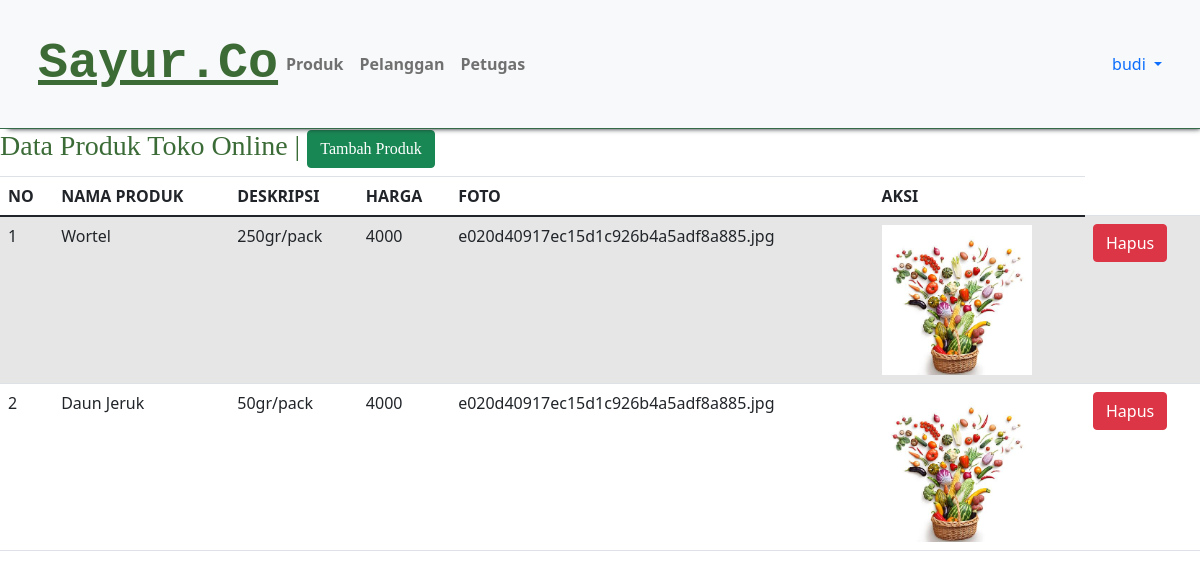
The page /admin/tampil_produk.php (signed in) on the database its author committed.
### tables this page shows
CREATE TABLE `produk` (
  `id_produk` int(11) NOT NULL,
  `nama_produk` varchar(100) NOT NULL,
  `deskripsi` text NOT NULL,
  `harga` int(11) NOT NULL,
  `foto` varchar(255) NOT NULL
);

### admin/tampil_produk.php (the view, shortened to what this page needs)
<html>
    <head>
        <link href="https://cdn.jsdelivr.net/npm/bootstrap@5.0.1/dist/css/bootstrap.min.css" rel="stylesheet">
    </head>
<body>
<html lang="en">
<head>
  <link rel="stylesheet" href="style.css">
  <link rel="stylesheet" href="https://maxcdn.bootstrapcdn.com/bootstrap/4.5.2/css/bootstrap.min.css">
</head>
<body>
<?php
    include "header.php";
    ?>
    <h3>Data Produk Toko Online | <a href = "tambah_produk.php" class = "btn btn-success">Tambah Produk</a></h3>
    <table class="table table-hover table-striped">
        <thead>
            <tr>
                <th>NO</th>
                <th>NAMA PRODUK</th>
                <th>DESKRIPSI</th>
                <th>HARGA</th>
                <th>FOTO</th>
                <th>AKSI</th>
            </tr>
        </thead>
        <tbody>
            <?php
            include "koneksi.php";
            $qry_produk=mysqli_query($conn,"select * from produk");
            $no = 0;
            while($data_produk=mysqli_fetch_array($qry_produk)){
            $no++;?>
            <tr>
                <td><?=$no?></td>
                <td><?=$data_produk['nama_produk']?></td>
                <td><?=$data_produk['deskripsi']?></td>
                <td><?=$data_produk['harga']?></td>
                <td><?=$data_produk['foto']?></td>
                <td><img src="<?php echo "foto_produk/".$data_produk['foto']; ?>" width="150" height="150"></td>
                <td><a href = "hapus_produk.php?id_produk=<?=$data_produk['id_produk']?>"
                onclick = "return confirm('Apakah anda yakin menghapus data ini?')"
                class = "btn btn-danger">Hapus</a></td>
            </tr>
            <?php
            }
            ?>
        </tbody>
    </table>
</body>
</html>

### admin/header.php (shortened to what this page needs)
<html>
    <head>
        <link href="https://cdn.jsdelivr.net/npm/bootstrap@5.0.1/dist/css/bootstrap.min.css" rel="stylesheet">
</head>
<body>
<nav class="navbar navbar-expand-lg navbar-light bg-light" style="box-shadow: 4px 4px 5px -4px;">
    <div class="container p-2">
    <div class="logo"><a href=''>Sayur.Co</a></div>
                <div class="collapse navbar-collapse" id="navbarSupportedContent">
                    <ul class="navbar-nav me-auto mb-2 mb-lg-0">
                <li class="nav-item">
                            <a class="nav-link" href="tampil_produk.php">Produk</a>
                        </li>
                        <li class="nav-item">
                            <a class="nav-link" href="tampil_pelanggan.php">Pelanggan</a>
                        </li>
                        <li class="nav-item">
                            <a class="nav-link" href="tampil_petugas.php">Petugas</a>
                        </li>
                </ul>
                    <div class="dropdown">
                        <a href="#" class="d-block text-decoration-none dropdown-toggle" id="dropdownUser1" data-bs-toggle="dropdown" aria-expanded="false">
                        <?=$_SESSION['nama_petugas']?>
                        </a>
                    </div>
                </div>
            </div>
    </nav>
</body>
</html>

### admin/style.css (style rules this page uses)
* { text-decoration: none; margin: 0px; padding: 0px; }
body { margin: 0px; padding: 0px; font-family: 'Open Sans',sans-serif; }
.logo a { font-size: 50px; font-weight: 800; float: left; font-family: courier; color: #3c6b36; }
nav { width: 100%; margin: auto; display: flex; line-height: 80px; position: sticky; position: -webkit-sticky; top: 0; background: #FFFFFF; z-index: 1; border-bottom:1px solid #366b4a; }
nav ul { list-style-type: none; margin: 0; padding: 0; overflow: hidden; }
nav ul li { float: left; }
nav ul li a { color: black; font-weight: bold; text-align: center; padding: 0px 16px 0px 16px; text-decoration: none; }
h3 { font-family: 'comic sans ms'; font-weight: 800; font-size: 30px; margin-bottom: 20px; color: #3b6b36; width: 100%; line-height: 50px; }

### rows shown on the page
produk: nama_produk "Wortel", deskripsi "250gr/pack", harga "4000", foto "e020d40917ec15d1c926b4a5adf8a885.jpg", foto (picture)
produk: nama_produk "Daun Jeruk", deskripsi "50gr/pack", harga "4000", foto "e020d40917ec15d1c926b4a5adf8a885.jpg", foto (picture)

### other values the page prints
$_SESSION['nama_petugas'] "budi"
